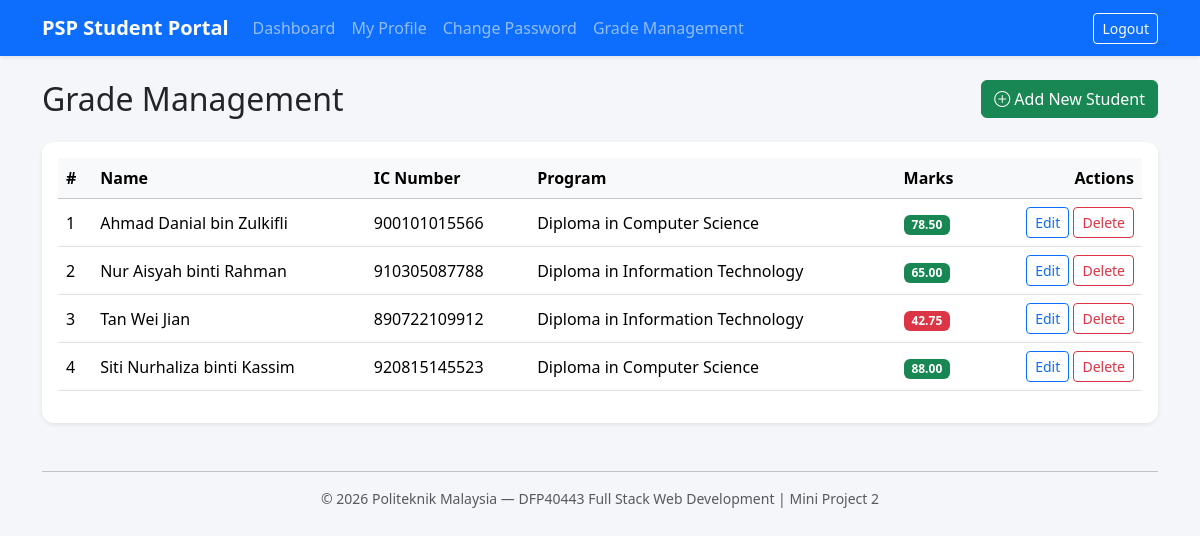
/students_list.php (signed in), run on the app's committed database.
### tables this page shows
CREATE TABLE students (
    id         INT AUTO_INCREMENT PRIMARY KEY,
    name       VARCHAR(100)   NOT NULL,
    ic         VARCHAR(20)    NOT NULL UNIQUE,
    program    VARCHAR(100)   NOT NULL,
    marks      DECIMAL(5,2)   NOT NULL DEFAULT 0.00,
    profile_picture VARCHAR(255) NULL DEFAULT NULL,    
    created_at TIMESTAMP      DEFAULT CURRENT_TIMESTAMP,
    updated_at TIMESTAMP      DEFAULT CURRENT_TIMESTAMP ON UPDATE CURRENT_TIMESTAMP
);

### students_list.php (called while the page is built, shortened)
<?php
require_once 'models/StudentModel.php';
$model    = new StudentModel();
$students = $model->getAll();
include 'views/students/list.php';

### config/database.php (called while the page is built)
<?php
class Database
{
    private static $host;
    private static $db_name;
    private static $username;
    private static $password;
    private static $charset  = 'utf8mb4';
    private static $conn     = null;
    public static function getConnection()
    {
        if (self::$conn === null) {
            $cred = require __DIR__ . '/db_credentials.php';
            self::$host     = $cred['host'];
            self::$db_name  = $cred['db_name'];
            self::$username = $cred['username'];
            self::$password = $cred['password'];
            try {
                $dsn = "mysql:host=" . self::$host .
                       ";dbname=" . self::$db_name .
                       ";charset=" . self::$charset;
                $options = [
                    PDO::ATTR_ERRMODE            => PDO::ERRMODE_EXCEPTION,
                    PDO::ATTR_DEFAULT_FETCH_MODE => PDO::FETCH_ASSOC,
                    PDO::ATTR_EMULATE_PREPARES   => false,
                ];
                self::$conn = new PDO($dsn, self::$username, self::$password, $options);
            } catch (PDOException $e) {
                die("Database Connection Failed: " . $e->getMessage());
            }
        }
        return self::$conn;
    }
}

### models/StudentModel.php (called while the page is built, shortened)
<?php
require_once __DIR__ . '/../config/database.php';
class StudentModel
{
    private $conn;
    private $table = 'students';
    public function __construct()
    {
        $this->conn = Database::getConnection();
    }
    public function getAll()
    {
        $sql  = "SELECT * FROM {$this->table} ORDER BY id ASC";
        $stmt = $this->conn->prepare($sql);
        $stmt->execute();
        return $stmt->fetchAll();
    }
}

### views/students/list.php (the view, shortened to what this page needs)
<?php include 'views/layout/header.php'; ?>
<div class="d-flex justify-content-between align-items-center mb-4">
  <h2 class="mb-0"> Grade Management</h2>
  <a href="students_create.php" class="btn btn-success">
    <i class="bi bi-plus-circle"></i> Add New Student
  </a>
</div>
<div class="card shadow-sm border-0">
  <div class="card-body">
    <div class="table-responsive">
      <table class="table table-hover align-middle">
        <thead class="table-light">
          <tr>
            <th>#</th>
            <th>Name</th>
            <th>IC Number</th>
            <th>Program</th>
            <th>Marks</th>
            <th class="text-end">Actions</th>
          </tr>
        </thead>
        <tbody>
          <?php if (empty($students)): ?>
            <tr><td colspan="6" class="text-center text-muted py-4">No student records found.</td></tr>
          <?php else: ?>
            <?php foreach ($students as $s): ?>
              <tr>
                <td><?php echo (int) $s['id']; ?></td>
                <td><?php echo htmlspecialchars($s['name']); ?></td>
                <td><?php echo htmlspecialchars($s['ic']); ?></td>
                <td><?php echo htmlspecialchars($s['program']); ?></td>
                <td>
                  <span class="badge bg-<?php echo $s['marks'] >= 50 ? 'success' : 'danger'; ?>">
                    <?php echo htmlspecialchars($s['marks']); ?>
                  </span>
                </td>
                <td class="text-end">
                  <a href="students_edit.php?id=<?php echo (int) $s['id']; ?>" class="btn btn-sm btn-outline-primary">
                     Edit
                  </a>
                  <a href="students_delete.php?id=<?php echo (int) $s['id']; ?>" class="btn btn-sm btn-outline-danger btn-delete">
                     Delete
                  </a>
                </td>
              </tr>
            <?php endforeach; ?>
          <?php endif; ?>
        </tbody>
      </table>
    </div>
  </div>
</div>
<?php include 'views/layout/footer.php'; ?>

### views/layout/header.php (shortened to what this page needs)
<!DOCTYPE html>
<html lang="en">
<head>
<link href="https://cdn.jsdelivr.net/npm/bootstrap@5.3.3/dist/css/bootstrap.min.css" rel="stylesheet">
<link href="https://cdn.jsdelivr.net/npm/bootstrap-icons@1.11.3/font/bootstrap-icons.css" rel="stylesheet">
<link rel="stylesheet" href="public/css/style.css">
</head>
<body>
<?php if (isset($_SESSION['student_id'])): ?>
<nav class="navbar navbar-expand-lg navbar-dark bg-primary shadow-sm">
  <div class="container">
    <a class="navbar-brand fw-bold" href="index.php">
      PSP Student Portal
    </a>
    <div class="collapse navbar-collapse" id="navMain">
      <ul class="navbar-nav me-auto mb-2 mb-lg-0">
        <li class="nav-item"><a class="nav-link" href="index.php"> Dashboard</a></li>
        <li class="nav-item"><a class="nav-link" href="profile.php"> My Profile</a></li>
        <li class="nav-item"><a class="nav-link" href="change_password.php"> Change Password</a></li>
        <li class="nav-item"><a class="nav-link" href="students_list.php"> Grade Management</a></li>
      </ul>
      <a href="logout.php" class="btn btn-outline-light btn-sm"> Logout</a>
    </div>
  </div>
</nav>
<?php endif; ?>
<div class="container my-4">

### views/layout/footer.php (shortened to what this page needs)
  <hr class="mt-5">
  <footer class="text-center text-muted small pb-4">
    &copy; <?php echo date('Y'); ?> Politeknik Malaysia &mdash; DFP40443 Full Stack Web Development | Mini Project 2
  </footer>
</div>
</body>
</html>

### public/css/style.css (style rules this page uses)
body { background-color: #f4f6f9; }
.card { border-radius: 0.75rem; }
table th { font-weight: 600; color: #495057; }
footer { color: #adb5bd; }

### data on the page
students: id "1", name "Ahmad Danial bin Zulkifli", ic "900101015566", program "Diploma in Computer Science", marks "78.50"
students: id "2", name "Nur Aisyah binti Rahman", ic "910305087788", program "Diploma in Information Technology", marks "65.00"
students: id "3", name "Tan Wei Jian", ic "890722109912", program "Diploma in Information Technology", marks "42.75"
students: id "4", name "Siti Nurhaliza binti Kassim", ic "920815145523", program "Diploma in Computer Science", marks "88.00"
